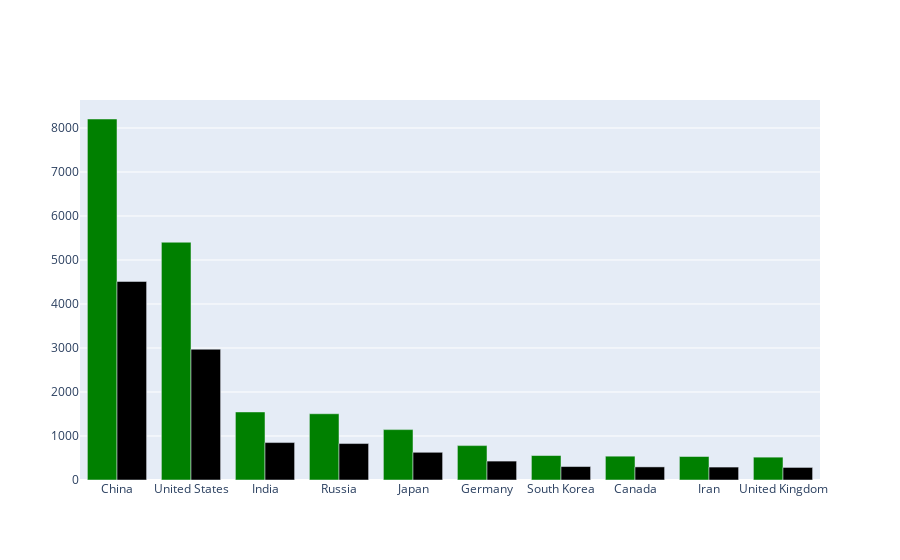

The cell this chart's notebook holds for it:
### Code cell
import plotly.graph_objects as go
import plotly.express as px

fig = px.bar(df_top_2030, x="Country", y='CO2_emission_2010')
fig.update_traces(marker_color='green')
fig2 = px.bar(df_top_2030, x="Country", y='CO2_emission_esperado_2030')
fig2.update_traces(marker_color='black')
go.Figure(fig.data + fig2.data)

### Figure 1 — Plotly figure (JSON) as saved in the notebook; plotly's stock layout.template omitted (floating-point values rounded to 4 significant figures)
{"data": [{"alignmentgroup": "True", "hovertemplate": "Country=%{x}<br>CO2_emission_2010=%{y}<extra></extra>", "legendgroup": "", "marker": {"color": "green", "pattern": {"shape": ""}}, "name": "", "offsetgroup": "", "orientation": "v", "showlegend": false, "textposition": "auto", "type": "bar", "x": ["China", "United States", "India", "Russia", "Japan", "Germany", "South Korea", "Canada", "Iran", "United Kingdom"], "xaxis": "x", "y": [8204.0, 5404.0, 1547.0, 1506.0, 1145.0, 781.7, 556.0, 541.5, 534.1, 519.4], "yaxis": "y"}, {"alignmentgroup": "True", "hovertemplate": "Country=%{x}<br>CO2_emission_esperado_2030=%{y}<extra></extra>", "legendgroup": "", "marker": {"color": "black", "pattern": {"shape": ""}}, "name": "", "offsetgroup": "", "orientation": "v", "showlegend": false, "textposition": "auto", "type": "bar", "x": ["China", "United States", "India", "Russia", "Japan", "Germany", "South Korea", "Canada", "Iran", "United Kingdom"], "xaxis": "x", "y": [4512.0, 2972.0, 850.6, 828.1, 629.7, 430.0, 305.8, 297.8, 293.7, 285.7], "yaxis": "y"}], "layout": {}}
